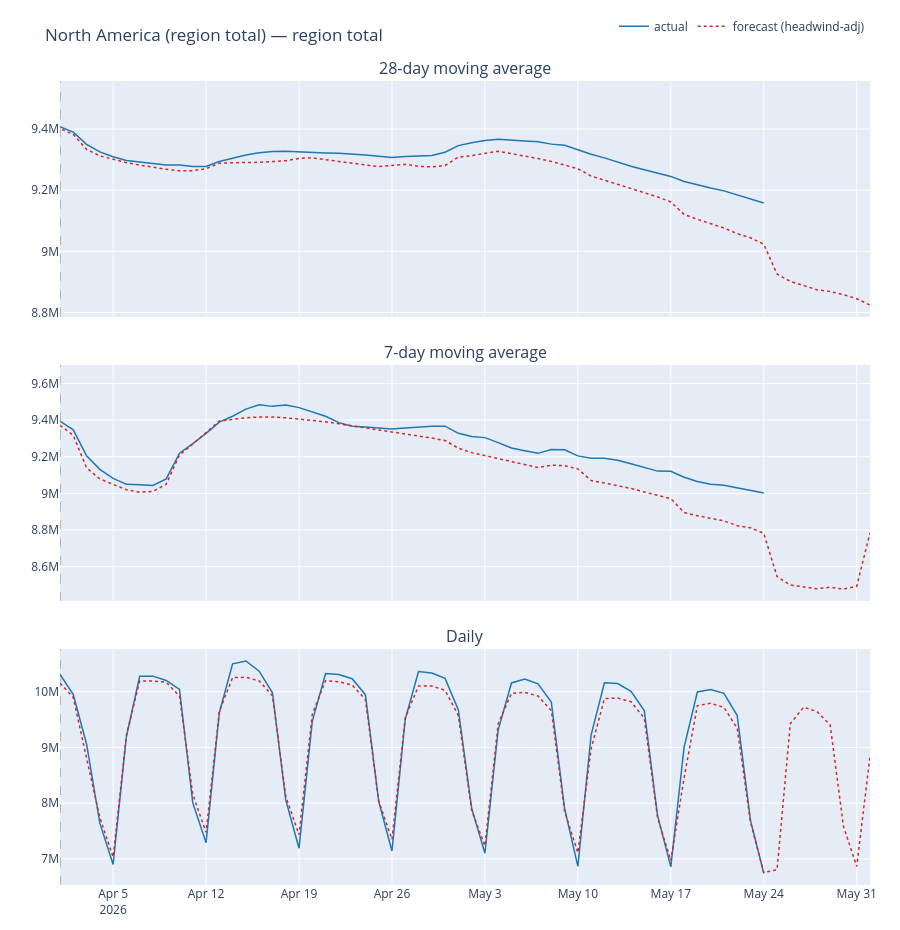
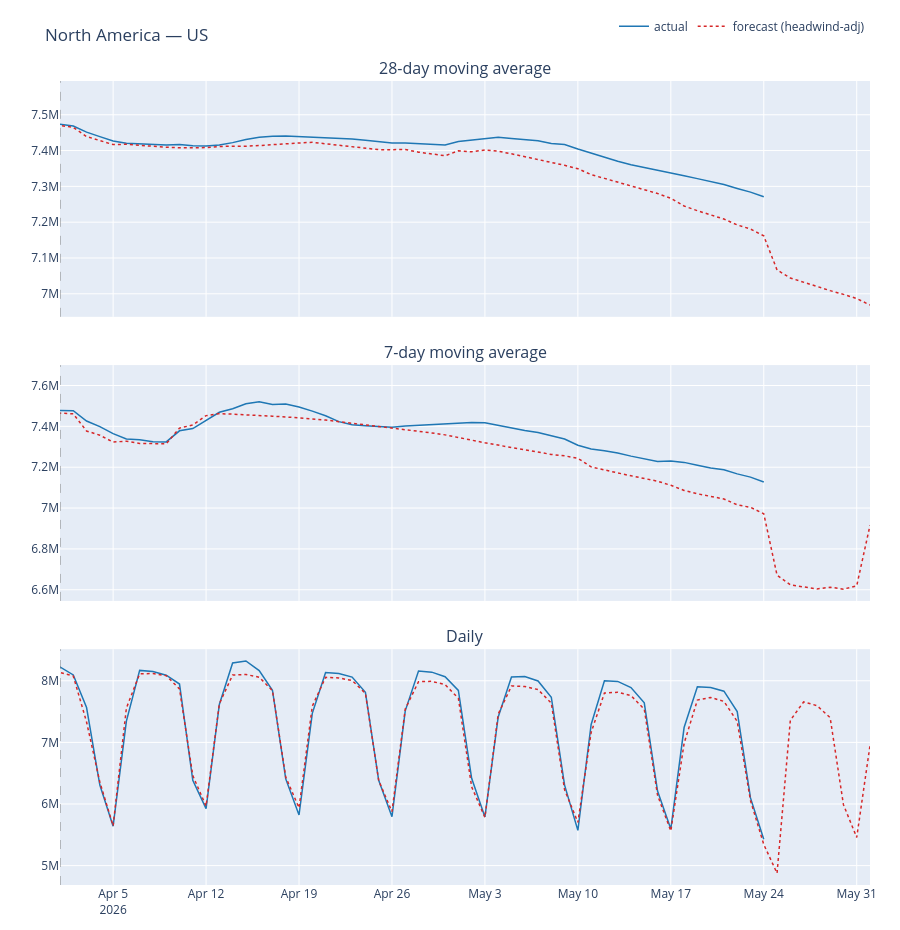
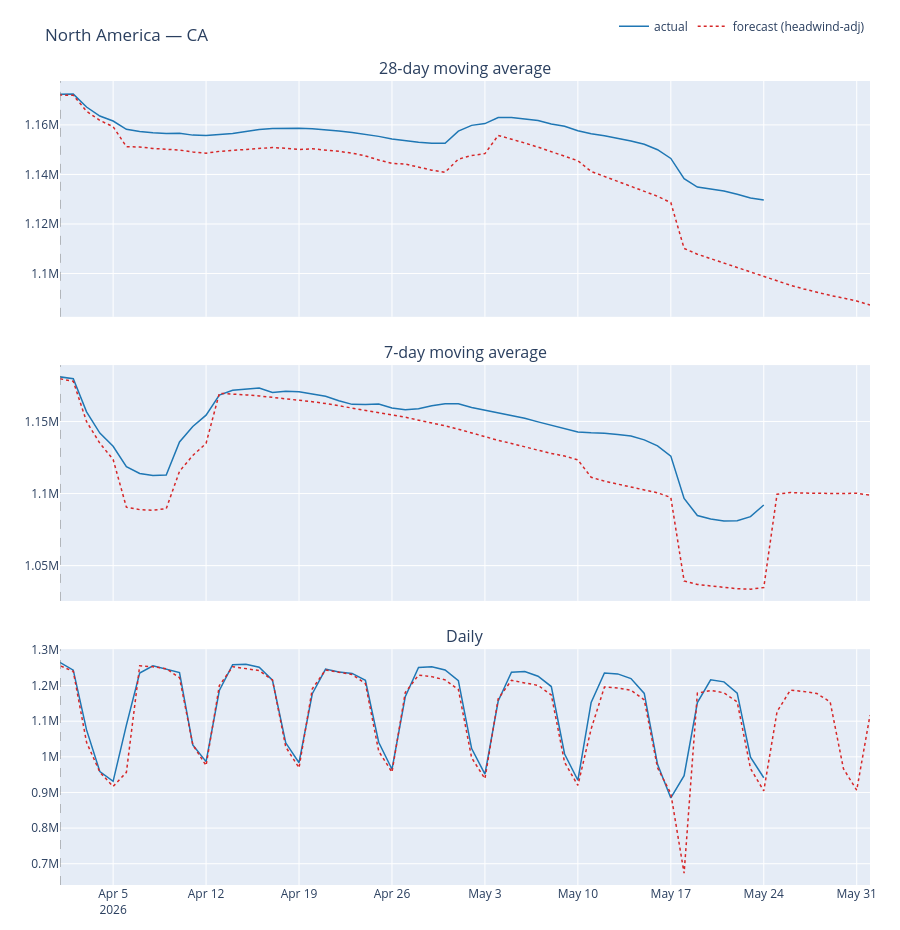
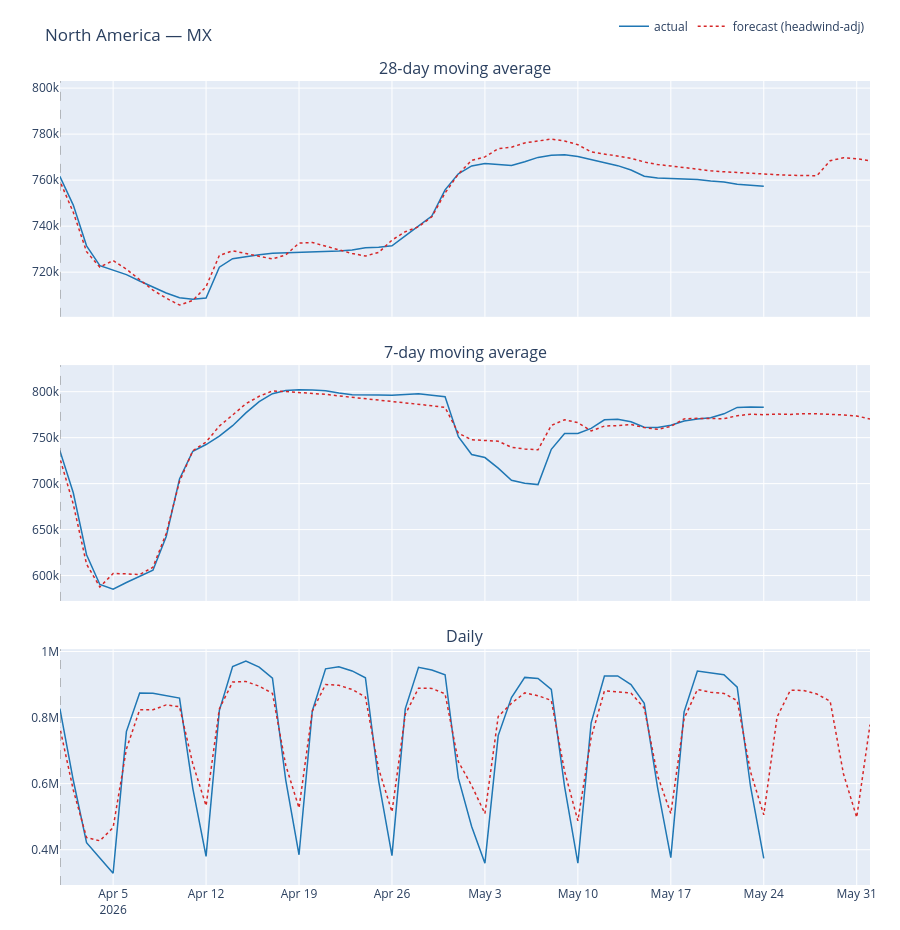

The notebook cell these images were saved under, in order:
### Markdown cell above
## 2. North America

Forecast-resolved: US, CA, MX. Headwind is distributed pro-rata by each entity's share of world ALL-OS DAU on the share-anchor date.

### Code cell
# [plot-north-america]
region = 'North America'
show_entity(region_entities[region], title_suffix='region total')
show_entities(region_country_entities[region])
